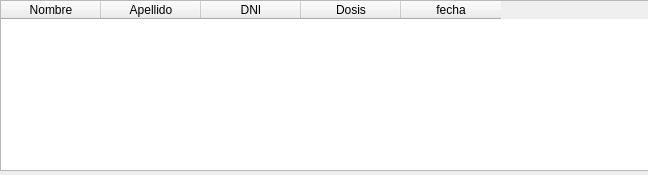
<?xml version="1.0" encoding="UTF-8"?>
<ui version="4.0">
 <class>tabla</class>
 <widget class="QDialog" name="tabla">
  <property name="geometry">
   <rect>
    <x>0</x>
    <y>0</y>
    <width>648</width>
    <height>175</height>
   </rect>
  </property>
  <property name="windowTitle">
   <string>Dialog</string>
  </property>
  <property name="styleSheet">
   <string notr="true"/>
  </property>
  <widget class="QWidget" name="gridLayoutWidget">
   <property name="geometry">
    <rect>
     <x>0</x>
     <y>0</y>
     <width>651</width>
     <height>171</height>
    </rect>
   </property>
   <layout class="QGridLayout" name="gridLayout">
    <item row="0" column="0">
     <widget class="QTableWidget" name="tableWidget">
      <column>
       <property name="text">
        <string>Nombre</string>
       </property>
      </column>
      <column>
       <property name="text">
        <string>Apellido</string>
       </property>
      </column>
      <column>
       <property name="text">
        <string>DNI</string>
       </property>
      </column>
      <column>
       <property name="text">
        <string>Dosis</string>
       </property>
      </column>
      <column>
       <property name="text">
        <string>fecha</string>
       </property>
      </column>
     </widget>
    </item>
   </layout>
  </widget>
 </widget>
 <resources>
  <include location="../../../Downloads/1logogogogoogogo.qrc"/>
 </resources>
 <connections/>
</ui>
